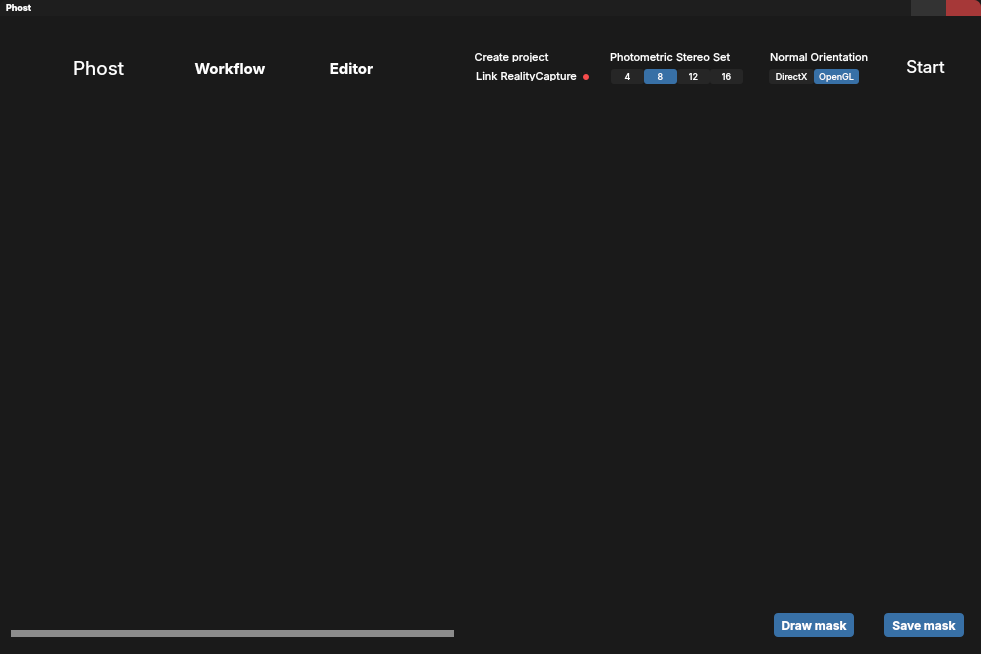
<?xml version="1.0" encoding="UTF-8"?>
<ui version="4.0">
 <class>Window</class>
 <widget class="QWidget" name="Window">
  <property name="geometry">
   <rect>
    <x>0</x>
    <y>0</y>
    <width>981</width>
    <height>654</height>
   </rect>
  </property>
  <property name="palette">
   <palette>
    <active>
     <colorrole role="WindowText">
      <brush brushstyle="SolidPattern">
       <color alpha="255">
        <red>255</red>
        <green>255</green>
        <blue>255</blue>
       </color>
      </brush>
     </colorrole>
     <colorrole role="Button">
      <brush brushstyle="SolidPattern">
       <color alpha="255">
        <red>26</red>
        <green>26</green>
        <blue>26</blue>
       </color>
      </brush>
     </colorrole>
     <colorrole role="Text">
      <brush brushstyle="SolidPattern">
       <color alpha="255">
        <red>255</red>
        <green>255</green>
        <blue>255</blue>
       </color>
      </brush>
     </colorrole>
     <colorrole role="ButtonText">
      <brush brushstyle="SolidPattern">
       <color alpha="255">
        <red>255</red>
        <green>255</green>
        <blue>255</blue>
       </color>
      </brush>
     </colorrole>
     <colorrole role="Base">
      <brush brushstyle="SolidPattern">
       <color alpha="255">
        <red>26</red>
        <green>26</green>
        <blue>26</blue>
       </color>
      </brush>
     </colorrole>
     <colorrole role="Window">
      <brush brushstyle="SolidPattern">
       <color alpha="255">
        <red>26</red>
        <green>26</green>
        <blue>26</blue>
       </color>
      </brush>
     </colorrole>
     <colorrole role="Highlight">
      <brush brushstyle="SolidPattern">
       <color alpha="255">
        <red>30</red>
        <green>30</green>
        <blue>30</blue>
       </color>
      </brush>
     </colorrole>
    </active>
    <inactive>
     <colorrole role="WindowText">
      <brush brushstyle="SolidPattern">
       <color alpha="255">
        <red>255</red>
        <green>255</green>
        <blue>255</blue>
       </color>
      </brush>
     </colorrole>
     <colorrole role="Button">
      <brush brushstyle="SolidPattern">
       <color alpha="255">
        <red>26</red>
        <green>26</green>
        <blue>26</blue>
       </color>
      </brush>
     </colorrole>
     <colorrole role="Text">
      <brush brushstyle="SolidPattern">
       <color alpha="255">
        <red>255</red>
        <green>255</green>
        <blue>255</blue>
       </color>
      </brush>
     </colorrole>
     <colorrole role="ButtonText">
      <brush brushstyle="SolidPattern">
       <color alpha="255">
        <red>255</red>
        <green>255</green>
        <blue>255</blue>
       </color>
      </brush>
     </colorrole>
     <colorrole role="Base">
      <brush brushstyle="SolidPattern">
       <color alpha="255">
        <red>26</red>
        <green>26</green>
        <blue>26</blue>
       </color>
      </brush>
     </colorrole>
     <colorrole role="Window">
      <brush brushstyle="SolidPattern">
       <color alpha="255">
        <red>26</red>
        <green>26</green>
        <blue>26</blue>
       </color>
      </brush>
     </colorrole>
     <colorrole role="Highlight">
      <brush brushstyle="SolidPattern">
       <color alpha="255">
        <red>30</red>
        <green>30</green>
        <blue>30</blue>
       </color>
      </brush>
     </colorrole>
    </inactive>
    <disabled>
     <colorrole role="Button">
      <brush brushstyle="SolidPattern">
       <color alpha="255">
        <red>26</red>
        <green>26</green>
        <blue>26</blue>
       </color>
      </brush>
     </colorrole>
     <colorrole role="Base">
      <brush brushstyle="SolidPattern">
       <color alpha="255">
        <red>26</red>
        <green>26</green>
        <blue>26</blue>
       </color>
      </brush>
     </colorrole>
     <colorrole role="Window">
      <brush brushstyle="SolidPattern">
       <color alpha="255">
        <red>26</red>
        <green>26</green>
        <blue>26</blue>
       </color>
      </brush>
     </colorrole>
     <colorrole role="Highlight">
      <brush brushstyle="SolidPattern">
       <color alpha="255">
        <red>30</red>
        <green>30</green>
        <blue>30</blue>
       </color>
      </brush>
     </colorrole>
     <colorrole role="LinkVisited">
      <brush brushstyle="SolidPattern">
       <color alpha="255">
        <red>30</red>
        <green>30</green>
        <blue>30</blue>
       </color>
      </brush>
     </colorrole>
    </disabled>
   </palette>
  </property>
  <property name="cursor">
   <cursorShape>ArrowCursor</cursorShape>
  </property>
  <property name="mouseTracking">
   <bool>false</bool>
  </property>
  <property name="windowTitle">
   <string>PHOST</string>
  </property>
  <property name="windowIcon">
   <iconset resource="Resources.qrc">
    <normaloff>:/PHOST_icon.png</normaloff>:/PHOST_icon.png</iconset>
  </property>
  <property name="styleSheet">
   <string notr="true">QWidget {
	background-color: #1A1A1A;
}</string>
  </property>
  <widget class="QPushButton" name="creatProject">
   <property name="geometry">
    <rect>
     <x>466</x>
     <y>52</y>
     <width>91</width>
     <height>10</height>
    </rect>
   </property>
   <property name="font">
    <font>
     <family>Inter</family>
     <pointsize>8</pointsize>
     <fontweight>DemiBold</fontweight>
    </font>
   </property>
   <property name="toolTip">
    <string/>
   </property>
   <property name="statusTip">
    <string/>
   </property>
   <property name="whatsThis">
    <string/>
   </property>
   <property name="styleSheet">
    <string notr="true">QPushButton{
	color: #FFFFFF;
	font-family: &quot;Inter&quot;;
	border: 0 px;
	background-color: transparent;
}
QPushButton:pressed {
    color: #c8c8c8;
}</string>
   </property>
   <property name="text">
    <string>Create project</string>
   </property>
   <property name="autoExclusive">
    <bool>false</bool>
   </property>
  </widget>
  <widget class="QLabel" name="programmName">
   <property name="geometry">
    <rect>
     <x>73</x>
     <y>47</y>
     <width>81</width>
     <height>41</height>
    </rect>
   </property>
   <property name="font">
    <font>
     <family>Inter</family>
     <pointsize>14</pointsize>
     <stylestrategy>PreferDefault</stylestrategy>
     <fontweight>DemiBold</fontweight>
    </font>
   </property>
   <property name="styleSheet">
    <string notr="true">color: #FFFFFF;
font-family: &quot;Inter&quot;;
background-color: transparent;
</string>
   </property>
   <property name="text">
    <string>Phost</string>
   </property>
  </widget>
  <widget class="QPushButton" name="Start">
   <property name="geometry">
    <rect>
     <x>900</x>
     <y>56</y>
     <width>51</width>
     <height>21</height>
    </rect>
   </property>
   <property name="font">
    <font>
     <family>Inter</family>
     <pointsize>13</pointsize>
     <fontweight>DemiBold</fontweight>
    </font>
   </property>
   <property name="styleSheet">
    <string notr="true">QPushButton {
	color: #FFFFFF;
	font-family: &quot;Inter&quot;;
	border: 0 px;
	background-color: transparent;
}

QPushButton:disabled {
   color: #5b5b5b;
}
QPushButton:pressed {
    color: #c8c8c8;
}</string>
   </property>
   <property name="text">
    <string>Start</string>
   </property>
  </widget>
  <widget class="QPushButton" name="rcLink">
   <property name="geometry">
    <rect>
     <x>466</x>
     <y>71</y>
     <width>121</width>
     <height>10</height>
    </rect>
   </property>
   <property name="font">
    <font>
     <family>Inter</family>
     <pointsize>8</pointsize>
     <fontweight>DemiBold</fontweight>
    </font>
   </property>
   <property name="styleSheet">
    <string notr="true">QPushButton{
	color: #FFFFFF;
	font-family: &quot;Inter&quot;;
	border: 0 px;
	background-color: transparent;
}
QPushButton:pressed {
    color: #c8c8c8;
}</string>
   </property>
   <property name="text">
    <string>Link RealityCapture</string>
   </property>
  </widget>
  <widget class="QFrame" name="titleBar">
   <property name="geometry">
    <rect>
     <x>0</x>
     <y>0</y>
     <width>981</width>
     <height>16</height>
    </rect>
   </property>
   <property name="styleSheet">
    <string notr="true">background-color: #1E1E1E;
border: none;
border-top-left-radius: 7px;
border-top-right-radius: 7px;</string>
   </property>
   <property name="frameShadow">
    <enum>QFrame::Shadow::Raised</enum>
   </property>
   <widget class="QPushButton" name="Hide">
    <property name="geometry">
     <rect>
      <x>911</x>
      <y>0</y>
      <width>35</width>
      <height>16</height>
     </rect>
    </property>
    <property name="styleSheet">
     <string notr="true">QPushButton{
	border: 0 px;
	background-color: #333333;
	border-radius: 10 px;
}
QPushButton:hover {
    background-color: #5b5b5b;
}</string>
    </property>
    <property name="text">
     <string/>
    </property>
   </widget>
   <widget class="QPushButton" name="Close">
    <property name="geometry">
     <rect>
      <x>946</x>
      <y>0</y>
      <width>35</width>
      <height>16</height>
     </rect>
    </property>
    <property name="styleSheet">
     <string notr="true">QPushButton{
	background-color: #a63838;
	border: none; 
	border-top-left-radius: 0px;
	border-top-right-radius: 7px;
    
}
QPushButton:hover {
    background-color: #F64C4C;
}</string>
    </property>
    <property name="text">
     <string/>
    </property>
   </widget>
   <widget class="QLabel" name="miniProgrammName">
    <property name="geometry">
     <rect>
      <x>6</x>
      <y>0</y>
      <width>31</width>
      <height>16</height>
     </rect>
    </property>
    <property name="font">
     <font>
      <family>Inter</family>
      <pointsize>7</pointsize>
      <bold>true</bold>
      <kerning>true</kerning>
     </font>
    </property>
    <property name="styleSheet">
     <string notr="true">color: #FFFFFF;
font-family: &quot;Inter&quot;;
</string>
    </property>
    <property name="text">
     <string>Phost</string>
    </property>
   </widget>
   <zorder>Hide</zorder>
   <zorder>miniProgrammName</zorder>
   <zorder>Close</zorder>
  </widget>
  <widget class="QPushButton" name="saveMask">
   <property name="geometry">
    <rect>
     <x>884</x>
     <y>613</y>
     <width>80</width>
     <height>24</height>
    </rect>
   </property>
   <property name="font">
    <font>
     <family>Inter</family>
     <bold>true</bold>
    </font>
   </property>
   <property name="styleSheet">
    <string notr="true">QPushButton{
	color: #FFFFFF;
	font-family: &quot;Inter&quot;;
	font-size: 11 px;
	font-weight: bold;
	border-radius: 4px;
	background-color: #3870A6;
}
QPushButton:hover{
	border: 1px solid #438ac8;
}
QPushButton:disabled {
   color: #2d4964;
}
QPushButton:pressed {
    background-color: #274e73;
    color: #c8c8c8;
	border: 1px solid #274e73;
}</string>
   </property>
   <property name="text">
    <string>Save mask</string>
   </property>
  </widget>
  <widget class="QPushButton" name="drawMask">
   <property name="geometry">
    <rect>
     <x>774</x>
     <y>613</y>
     <width>80</width>
     <height>24</height>
    </rect>
   </property>
   <property name="font">
    <font>
     <family>Inter</family>
     <bold>true</bold>
    </font>
   </property>
   <property name="styleSheet">
    <string notr="true">QPushButton{
	color: #FFFFFF;
	font-family: &quot;Inter&quot;;
	font-size: 11 px;
	font-weight: bold;
	border-radius: 4px;
	background-color: #3870A6;
}
QPushButton:hover{
	border: 1px solid #438ac8;
}
QPushButton:disabled {
   color: #2d4964;
}
QPushButton:pressed {
    background-color: #274e73;
    color: #c8c8c8;
	border: 1px solid #274e73;
}</string>
   </property>
   <property name="text">
    <string>Draw mask</string>
   </property>
  </widget>
  <widget class="QProgressBar" name="progressBar">
   <property name="enabled">
    <bool>true</bool>
   </property>
   <property name="geometry">
    <rect>
     <x>11</x>
     <y>630</y>
     <width>443</width>
     <height>7</height>
    </rect>
   </property>
   <property name="font">
    <font>
     <stylestrategy>PreferDefault</stylestrategy>
    </font>
   </property>
   <property name="styleSheet">
    <string notr="true">QProgressBar {
    border-radius: 1 px;
    background-color: #8C8C8C;
}
QProgressBar::chunk {
    background-color: #EBEBEB;
    border-radius: 1 px;
}
</string>
   </property>
   <property name="minimum">
    <number>0</number>
   </property>
   <property name="value">
    <number>0</number>
   </property>
   <property name="textVisible">
    <bool>false</bool>
   </property>
  </widget>
  <widget class="QFrame" name="frameRcStatus">
   <property name="geometry">
    <rect>
     <x>583</x>
     <y>74</y>
     <width>6</width>
     <height>6</height>
    </rect>
   </property>
   <property name="minimumSize">
    <size>
     <width>6</width>
     <height>6</height>
    </size>
   </property>
   <property name="maximumSize">
    <size>
     <width>10</width>
     <height>10</height>
    </size>
   </property>
   <property name="styleSheet">
    <string notr="true">border: 0px;
background-color: #F64C4C;
border-radius: 3px;</string>
   </property>
   <property name="frameShape">
    <enum>QFrame::Shape::NoFrame</enum>
   </property>
   <property name="frameShadow">
    <enum>QFrame::Shadow::Raised</enum>
   </property>
  </widget>
  <widget class="QLabel" name="label_2">
   <property name="geometry">
    <rect>
     <x>610</x>
     <y>49</y>
     <width>135</width>
     <height>16</height>
    </rect>
   </property>
   <property name="font">
    <font>
     <family>Inter</family>
     <pointsize>8</pointsize>
     <fontweight>DemiBold</fontweight>
    </font>
   </property>
   <property name="styleSheet">
    <string notr="true">color: #FFFFFF;
font-family: &quot;Inter&quot;;
background-color: transparent;
</string>
   </property>
   <property name="text">
    <string>Photometric Stereo Set</string>
   </property>
  </widget>
  <widget class="QPushButton" name="eight">
   <property name="geometry">
    <rect>
     <x>644</x>
     <y>69</y>
     <width>33</width>
     <height>15</height>
    </rect>
   </property>
   <property name="font">
    <font>
     <family>Inter</family>
     <pointsize>7</pointsize>
     <bold>false</bold>
    </font>
   </property>
   <property name="styleSheet">
    <string notr="true">QPushButton {
    padding: 0;
    margin: 0;
    font-family: &quot;Inter&quot;;
    font-size: 7 px;
    color: #FFFFFF;
    background-color: #262626;
    border: none;
    text-align: center;       /* Работает здесь! */
    vertical-align: middle;   /* И это будет работать */
	font-weight: regular;
	border-radius: 3px;
}

QPushButton:hover {
    background-color: #2d2d2d;
}
QPushButton:checked {
    background-color: #3870A6;
}</string>
   </property>
   <property name="text">
    <string>8</string>
   </property>
   <property name="checkable">
    <bool>true</bool>
   </property>
   <property name="checked">
    <bool>true</bool>
   </property>
  </widget>
  <widget class="QPushButton" name="four">
   <property name="geometry">
    <rect>
     <x>611</x>
     <y>69</y>
     <width>33</width>
     <height>15</height>
    </rect>
   </property>
   <property name="sizePolicy">
    <sizepolicy hsizetype="Minimum" vsizetype="Fixed">
     <horstretch>0</horstretch>
     <verstretch>0</verstretch>
    </sizepolicy>
   </property>
   <property name="minimumSize">
    <size>
     <width>0</width>
     <height>0</height>
    </size>
   </property>
   <property name="font">
    <font>
     <family>Inter</family>
     <pointsize>7</pointsize>
     <bold>false</bold>
     <hintingpreference>PreferDefaultHinting</hintingpreference>
    </font>
   </property>
   <property name="layoutDirection">
    <enum>Qt::LayoutDirection::LeftToRight</enum>
   </property>
   <property name="styleSheet">
    <string notr="true">QPushButton {
    padding: 0;
    margin: 0;
    font-family: &quot;Inter&quot;;
    font-size: 7 px;
    color: #FFFFFF;
    background-color: #262626;
    border: none;
    text-align: center;       /* Работает здесь! */
    vertical-align: middle;   /* И это будет работать */
	font-weight: regular;
	border-radius: 3px;
}

QPushButton:hover {
    background-color: #2d2d2d;
}

QPushButton:checked {
    background-color: #3870A6;
}
</string>
   </property>
   <property name="text">
    <string>4</string>
   </property>
   <property name="checkable">
    <bool>true</bool>
   </property>
  </widget>
  <widget class="QPushButton" name="twelve">
   <property name="geometry">
    <rect>
     <x>677</x>
     <y>69</y>
     <width>33</width>
     <height>15</height>
    </rect>
   </property>
   <property name="font">
    <font>
     <family>Inter</family>
     <pointsize>7</pointsize>
    </font>
   </property>
   <property name="styleSheet">
    <string notr="true">QPushButton {
    padding: 0;
    margin: 0;
    font-family: &quot;Inter&quot;;
    font-size: 7 px;
    color: #FFFFFF;
    background-color: #262626;
    border: none;
    text-align: center;       /* Работает здесь! */
    vertical-align: middle;   /* И это будет работать */
	font-weight: regular;
	border-radius: 3px;
}

QPushButton:hover {
    background-color: #2d2d2d;
}
QPushButton:checked {
    background-color: #3870A6;
}
</string>
   </property>
   <property name="text">
    <string>12</string>
   </property>
   <property name="checkable">
    <bool>true</bool>
   </property>
  </widget>
  <widget class="QPushButton" name="sixteen">
   <property name="geometry">
    <rect>
     <x>710</x>
     <y>69</y>
     <width>33</width>
     <height>15</height>
    </rect>
   </property>
   <property name="font">
    <font>
     <family>Inter</family>
     <pointsize>7</pointsize>
     <bold>false</bold>
    </font>
   </property>
   <property name="styleSheet">
    <string notr="true">QPushButton {
    padding: 0;
    margin: 0;
    font-family: &quot;Inter&quot;;
    font-size: 7 px;
    color: #FFFFFF;
    background-color: #262626;
    border: none;
    text-align: center;       /* Работает здесь! */
    vertical-align: middle;   /* И это будет работать */
	font-weight: regular;
	border-radius: 3px;
}

QPushButton:hover {
    background-color: #2d2d2d;
}
QPushButton:checked {
    background-color: #3870A6;
}

</string>
   </property>
   <property name="text">
    <string>16</string>
   </property>
   <property name="checkable">
    <bool>true</bool>
   </property>
   <property name="checked">
    <bool>false</bool>
   </property>
  </widget>
  <widget class="QLabel" name="label_3">
   <property name="geometry">
    <rect>
     <x>770</x>
     <y>49</y>
     <width>108</width>
     <height>16</height>
    </rect>
   </property>
   <property name="font">
    <font>
     <family>Inter</family>
     <pointsize>8</pointsize>
     <fontweight>DemiBold</fontweight>
    </font>
   </property>
   <property name="styleSheet">
    <string notr="true">color: #FFFFFF;
font-family: &quot;Inter&quot;;
background-color: transparent;</string>
   </property>
   <property name="text">
    <string>Normal Orientation</string>
   </property>
  </widget>
  <widget class="QPushButton" name="DirectX">
   <property name="geometry">
    <rect>
     <x>769</x>
     <y>69</y>
     <width>45</width>
     <height>15</height>
    </rect>
   </property>
   <property name="font">
    <font>
     <family>Inter</family>
     <pointsize>7</pointsize>
    </font>
   </property>
   <property name="styleSheet">
    <string notr="true">QPushButton {
    padding: 0;
    margin: 0;
    font-family: &quot;Inter&quot;;
    font-size: 7 px;
    color: #FFFFFF;
    background-color: #262626;
    border: none;
    text-align: center;       /* Работает здесь! */
    vertical-align: middle;   /* И это будет работать */
	font-weight: regular;
	border-radius: 3px;
}

QPushButton:hover {
    background-color: #2d2d2d;
}

QPushButton:checked {
    background-color: #3870A6;
}
</string>
   </property>
   <property name="text">
    <string>DirectX</string>
   </property>
   <property name="checkable">
    <bool>true</bool>
   </property>
  </widget>
  <widget class="QPushButton" name="OpenGL">
   <property name="geometry">
    <rect>
     <x>814</x>
     <y>69</y>
     <width>45</width>
     <height>15</height>
    </rect>
   </property>
   <property name="font">
    <font>
     <family>Inter</family>
     <pointsize>7</pointsize>
     <bold>false</bold>
    </font>
   </property>
   <property name="styleSheet">
    <string notr="true">QPushButton {
    min-width: 39 px;
    min-height: 12 px;
    padding: 0;
    margin: 0;
    font-family: &quot;Inter&quot;;
    font-size: 7 px;
    color: #FFFFFF;
    background-color: #262626;
    border: none;
    text-align: center;       /* Работает здесь! */
    vertical-align: middle;   /* И это будет работать */
	font-weight: regular;
	border-radius: 3px;
}

QPushButton:hover {
    background-color: #2d2d2d;
}

QPushButton:checked {
    background-color: #3870A6;
}
</string>
   </property>
   <property name="text">
    <string>OpenGL</string>
   </property>
   <property name="checkable">
    <bool>true</bool>
   </property>
   <property name="checked">
    <bool>true</bool>
   </property>
  </widget>
  <widget class="QFrame" name="frame">
   <property name="geometry">
    <rect>
     <x>0</x>
     <y>0</y>
     <width>981</width>
     <height>654</height>
    </rect>
   </property>
   <property name="styleSheet">
    <string notr="true">border-radius: 8px;
color: #1A1A1A;</string>
   </property>
   <property name="frameShape">
    <enum>QFrame::Shape::NoFrame</enum>
   </property>
   <property name="frameShadow">
    <enum>QFrame::Shadow::Raised</enum>
   </property>
   <widget class="QLabel" name="TopLeft">
    <property name="geometry">
     <rect>
      <x>14</x>
      <y>34</y>
      <width>451</width>
      <height>66</height>
     </rect>
    </property>
    <property name="text">
     <string/>
    </property>
    <property name="pixmap">
     <pixmap resource="Resources.qrc">:/TopLeftEdited.png</pixmap>
    </property>
    <property name="scaledContents">
     <bool>true</bool>
    </property>
   </widget>
   <widget class="QLabel" name="icon">
    <property name="geometry">
     <rect>
      <x>18</x>
      <y>41</y>
      <width>52</width>
      <height>52</height>
     </rect>
    </property>
    <property name="minimumSize">
     <size>
      <width>52</width>
      <height>52</height>
     </size>
    </property>
    <property name="maximumSize">
     <size>
      <width>52</width>
      <height>52</height>
     </size>
    </property>
    <property name="styleSheet">
     <string notr="true">background-color: transparent;</string>
    </property>
    <property name="text">
     <string/>
    </property>
    <property name="pixmap">
     <pixmap resource="Resources.qrc">:/PHOST_icon.png</pixmap>
    </property>
    <property name="scaledContents">
     <bool>true</bool>
    </property>
   </widget>
   <widget class="QPushButton" name="Workflow">
    <property name="geometry">
     <rect>
      <x>190</x>
      <y>56</y>
      <width>80</width>
      <height>24</height>
     </rect>
    </property>
    <property name="font">
     <font>
      <family>Inter</family>
      <pointsize>11</pointsize>
      <bold>true</bold>
     </font>
    </property>
    <property name="styleSheet">
     <string notr="true">color: #FFFFFF;
font-family: &quot;Inter&quot;;
border: 0 px;
background-color: transparent;</string>
    </property>
    <property name="text">
     <string>Workflow</string>
    </property>
   </widget>
   <widget class="QPushButton" name="Editor">
    <property name="geometry">
     <rect>
      <x>326</x>
      <y>56</y>
      <width>51</width>
      <height>24</height>
     </rect>
    </property>
    <property name="font">
     <font>
      <family>Inter</family>
      <pointsize>11</pointsize>
      <bold>true</bold>
     </font>
    </property>
    <property name="styleSheet">
     <string notr="true">color: #FFFFFF;
font-family: &quot;Inter&quot;;
border: 0 px;
background-color: transparent;</string>
    </property>
    <property name="text">
     <string>Editor</string>
    </property>
   </widget>
   <widget class="QStackedWidget" name="stackedWidget">
    <property name="geometry">
     <rect>
      <x>14</x>
      <y>110</y>
      <width>952</width>
      <height>487</height>
     </rect>
    </property>
    <property name="styleSheet">
     <string notr="true">color: transparent;</string>
    </property>
    <property name="currentIndex">
     <number>1</number>
    </property>
    <widget class="QWidget" name="page">
     <widget class="QLabel" name="mainView">
      <property name="geometry">
       <rect>
        <x>453</x>
        <y>0</y>
        <width>499</width>
        <height>281</height>
       </rect>
      </property>
      <property name="styleSheet">
       <string notr="true">border: 0 px;
background-color: #161616;</string>
      </property>
      <property name="text">
       <string/>
      </property>
      <property name="scaledContents">
       <bool>false</bool>
      </property>
      <property name="alignment">
       <set>Qt::AlignmentFlag::AlignCenter</set>
      </property>
     </widget>
     <widget class="QListWidget" name="thumbList">
      <property name="geometry">
       <rect>
        <x>453</x>
        <y>281</y>
        <width>499</width>
        <height>206</height>
       </rect>
      </property>
      <property name="styleSheet">
       <string notr="true">border: 0 px;
background-color: #161616;</string>
      </property>
      <property name="iconSize">
       <size>
        <width>80</width>
        <height>80</height>
       </size>
      </property>
      <property name="movement">
       <enum>QListView::Movement::Static</enum>
      </property>
      <property name="resizeMode">
       <enum>QListView::ResizeMode::Adjust</enum>
      </property>
      <property name="layoutMode">
       <enum>QListView::LayoutMode::SinglePass</enum>
      </property>
      <property name="gridSize">
       <size>
        <width>103</width>
        <height>53</height>
       </size>
      </property>
      <property name="viewMode">
       <enum>QListView::ViewMode::IconMode</enum>
      </property>
     </widget>
     <widget class="QListWidget" name="listPackages">
      <property name="geometry">
       <rect>
        <x>0</x>
        <y>0</y>
        <width>451</width>
        <height>487</height>
       </rect>
      </property>
      <property name="styleSheet">
       <string notr="true">border: 0 px;</string>
      </property>
     </widget>
    </widget>
    <widget class="QWidget" name="page_2"/>
   </widget>
   <widget class="QWidget" name="layoutWidget">
    <property name="geometry">
     <rect>
      <x>15</x>
      <y>602</y>
      <width>371</width>
      <height>22</height>
     </rect>
    </property>
    <layout class="QHBoxLayout" name="horizontalLayout">
     <item>
      <widget class="QLabel" name="statusText">
       <property name="font">
        <font>
         <family>Inter</family>
         <pointsize>10</pointsize>
         <bold>true</bold>
        </font>
       </property>
       <property name="styleSheet">
        <string notr="true">color: #FFFFFF;
font-family: &quot;Inter&quot;;
</string>
       </property>
       <property name="text">
        <string/>
       </property>
      </widget>
     </item>
     <item>
      <spacer name="horizontalSpacer">
       <property name="orientation">
        <enum>Qt::Orientation::Horizontal</enum>
       </property>
       <property name="sizeType">
        <enum>QSizePolicy::Policy::Fixed</enum>
       </property>
       <property name="sizeHint" stdset="0">
        <size>
         <width>30</width>
         <height>20</height>
        </size>
       </property>
      </spacer>
     </item>
     <item>
      <widget class="QLabel" name="estimationText">
       <property name="font">
        <font>
         <family>Inter</family>
         <pointsize>10</pointsize>
         <bold>true</bold>
        </font>
       </property>
       <property name="styleSheet">
        <string notr="true">color: #FFFFFF;
font-family: &quot;Inter&quot;;</string>
       </property>
       <property name="text">
        <string/>
       </property>
      </widget>
     </item>
    </layout>
   </widget>
  </widget>
  <widget class="QLabel" name="TopRight">
   <property name="geometry">
    <rect>
     <x>467</x>
     <y>34</y>
     <width>499</width>
     <height>66</height>
    </rect>
   </property>
   <property name="text">
    <string/>
   </property>
   <property name="pixmap">
    <pixmap resource="Resources.qrc">:/TopRightEdited.png</pixmap>
   </property>
   <property name="scaledContents">
    <bool>true</bool>
   </property>
  </widget>
  <zorder>frame</zorder>
  <zorder>saveMask</zorder>
  <zorder>drawMask</zorder>
  <zorder>titleBar</zorder>
  <zorder>progressBar</zorder>
  <zorder>programmName</zorder>
  <zorder>TopRight</zorder>
  <zorder>DirectX</zorder>
  <zorder>four</zorder>
  <zorder>OpenGL</zorder>
  <zorder>label_3</zorder>
  <zorder>label_2</zorder>
  <zorder>creatProject</zorder>
  <zorder>eight</zorder>
  <zorder>Start</zorder>
  <zorder>rcLink</zorder>
  <zorder>sixteen</zorder>
  <zorder>twelve</zorder>
  <zorder>frameRcStatus</zorder>
 </widget>
 <resources>
  <include location="Resources.qrc"/>
 </resources>
 <connections/>
</ui>
